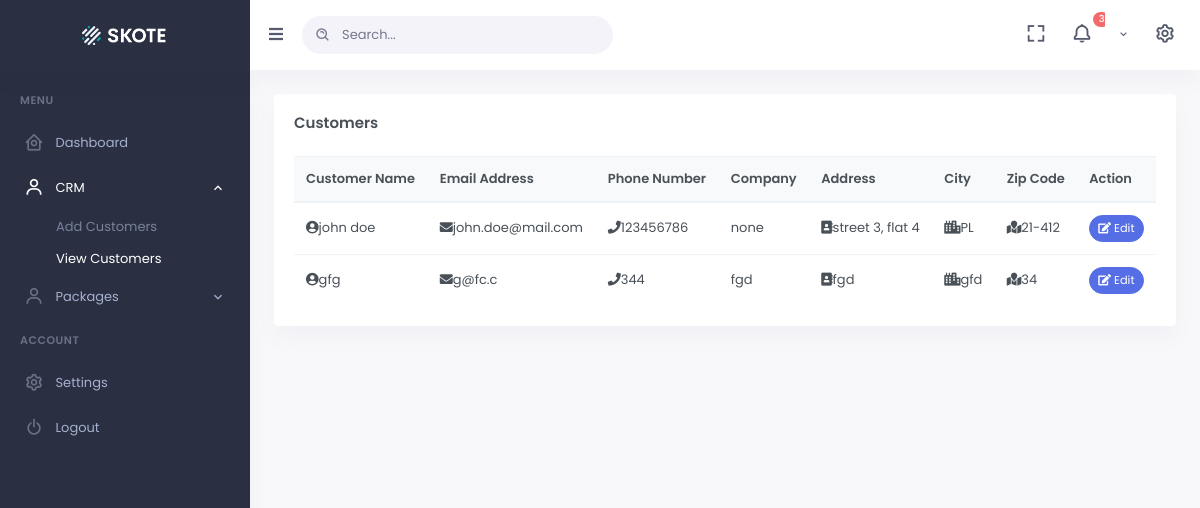
/crm/view/customer/ (signed in), run on the app's committed database.
### Lollipop_CRM/models.py (models this page shows, shortened)
class Customer(models.Model):
    customer_name = models.CharField(max_length=50)
    phone_number = models.CharField(max_length=50)
    company = models.CharField(max_length=50)
    address = models.CharField(max_length=200)
    customer_zip = models.CharField(max_length=50)
    city = models.CharField(max_length=50)
    email_address = models.CharField(max_length=50)

### Lollipop_CRM/views.py (the view)
# urls.py: path('view/customer/', views.view_customer, name="View Customer"),
@login_required(login_url='/crm/accounts/login/')
def view_customer(request):
    customers = Customer.objects.all()
    context = {
        'customers': customers
    }
    return render(request, template_name='CRM/view-customers.html', context=context)

### templates/CRM/view-customers.html (shortened to what this page needs)
{% extends 'base.html' %}
{% load static %}
{% block content %}
            <div class="main-content">
                <div class="page-content">
                    <div class="container-fluid">
                        <div class="row">
                            <div class="col-lg-12">
                                <div class="card">
                                    <div class="card-body">
                                        <h4 class="card-title mb-4">Customers</h4>
                                        <div class="table-responsive">
                                            <table class="table table-centered table-nowrap mb-0">
                                                <thead class="thead-light">
                                                    <tr>
                                                        <th>Customer Name</th>
                                                        <th>Email Address</th>
                                                        <th>Phone Number</th>
                                                        <th>Company</th>
                                                        <th>Address</th>
                                                        <th>City</th>
                                                        <th>Zip Code</th>
                                                        <th>Action</th>
                                                    </tr>
                                                </thead>
                                                <tbody>
                                                {% for data in customers%}
                                                    <tr>
                                                        <td><i  class="fa fa-user-circle"></i>{{ data.customer_name }}</td>
                                                        <td><i class="fa fa-envelope"></i>{{ data.email_address }}</td>
                                                        <td><i class="fa fa-phone"></i>{{ data.phone_number }}</td>
                                                        <td>{{ data.company }}</td>
                                                        <td><i class="fa fa-address-book"></i>{{ data.address }}</td>
                                                        <td><i class="fa fa-city"></i>{{ data.city }}</td>
                                                        <td><i class="fa fa-map-marked"></i>{{ data.customer_zip }}</td>
                                                    <td>
                                                         <a href="/admin/Lollipop_CRM/customer/{{ data.pk }}/change/" id="edit-order" class="btn btn-primary btn-sm btn-rounded waves-effect waves-light" style="color: white">
                                                               <i class="fa fa-edit"></i> Edit
                                                            </a>
                                                    </td>
                                                    </tr>
                                                    {% endfor %}
                                                </tbody>
                                            </table>
                                        </div>
                                    </div>
                                </div>
                            </div>
                        </div>
                    </div>
                </div>
            </div>
{% endblock content %}

### templates/base.html (shortened to what this page needs)
<!DOCTYPE html>
{% load static %}
<html lang="en">
<head>
        <link href="{% static 'css/bootstrap.min.css' %}" id="bootstrap-style" rel="stylesheet" type="text/css" />
        <link href="{% static 'css/icons.min.css' %}" rel="stylesheet" type="text/css" />
        <link href="{% static 'css/app.min.css' %}" id="app-style" rel="stylesheet" type="text/css" />
        <link href="{% static 'libs/bootstrap-datepicker/css/bootstrap-datepicker.min.css' %}" rel="stylesheet">
        <link href="{% static 'libs/bootstrap-colorpicker/css/bootstrap-colorpicker.min.css' %}" rel="stylesheet">
        <link href="{% static 'libs/bootstrap-touchspin/jquery.bootstrap-touchspin.min.css' %}" rel="stylesheet" />
<link href="{% static 'libs/select2/css/select2.min.css' %}" rel="stylesheet" type="text/css" />
</head>
<body data-sidebar="dark">
            <header id="page-topbar">
                <div class="navbar-header">
                    <div class="d-flex">
                        <div class="navbar-brand-box">
                            <a href="" class="logo logo-light">
                                <span class="logo-lg">
                                    <img src="../../static/images/logo-light.png" alt="" height="19">
                                </span>
                            </a>
                        </div>
                        <button type="button" class="btn btn-sm px-3 font-size-16 header-item waves-effect" id="vertical-menu-btn">
                            <i class="fa fa-fw fa-bars"></i>
                        </button>
                        <form class="app-search d-none d-lg-block">
                            <div class="position-relative">
                                <input type="text" class="form-control" placeholder="Search...">
                                <span class="bx bx-search-alt"></span>
                            </div>
                        </form>
                    </div>
                    <div class="d-flex">
                        <div class="dropdown d-none d-lg-inline-block ml-1">
                            <button type="button" class="btn header-item noti-icon waves-effect" data-toggle="fullscreen">
                                <i class="bx bx-fullscreen"></i>
                            </button>
                        </div>
                        <div class="dropdown d-inline-block">
                            <button type="button" class="btn header-item noti-icon waves-effect" id="page-header-notifications-dropdown"
                                data-toggle="dropdown" aria-haspopup="true" aria-expanded="false">
                                <i class="bx bx-bell bx-tada"></i>
                                <span class="badge badge-danger badge-pill">3</span>
                            </button>
                        </div>
                        <div class="dropdown d-inline-block">
                            <button type="button" class="btn header-item waves-effect" id="page-header-user-dropdown"
                                data-toggle="dropdown" aria-haspopup="true" aria-expanded="false">
                                <i class="mdi mdi-chevron-down d-none d-xl-inline-block"></i>
                            </button>
                        </div>
                        <div class="dropdown d-inline-block">
                            <button type="button" class="btn header-item noti-icon right-bar-toggle waves-effect">
                                <i class="bx bx-cog bx-spin"></i>
                            </button>
                        </div>
                    </div>
                </div>
            </header>
<div class="vertical-menu">
    <div data-simplebar class="h-100">
{% block sidemenu %}
        <div id="sidebar-menu">
            <ul class="metismenu list-unstyled" id="side-menu">
                <li class="menu-title">Menu</li>
                <li>
                    <a href="#" class="waves-effect">
                        <i class="bx bx-home-circle"></i>
                        <span>Dashboard</span>
                    </a>
                </li>
                <li>
                    <a href="javascript: void(0);" class="has-arrow waves-effect">
                        <i class="bx bx-user"></i>
                        <span>CRM</span>
                    </a>
                    <ul class="sub-menu" aria-expanded="false">
                        <li><a href="/crm/add/customer/">Add Customers</a></li>
                        <li><a href="/crm/view/customer/">View Customers</a></li>
                    </ul>
                </li>
                 <li>
                    <a href="javascript: void(0);" class="has-arrow waves-effect">
                        <i class="bx bx-user"></i>
                        <span>Packages</span>
                    </a>
                </li>
                <li class="menu-title">Account</li>
                  <li>
                    <a href="/admin/password_change/" class="waves-effect">
                        <i class="bx bx-cog"></i>
                        <span>Settings</span>
                    </a>
                </li>
                <li>
                    <a href="/crm/logout" class="waves-effect">
                        <i class="bx bx-power-off"></i>
                        <span>Logout</span>
                    </a>
                </li>
            </ul>
        </div>
        {% endblock sidemenu %}
    </div>
</div>
{% block content %}
{% endblock content %}
</body>
</html>

### data on the page
Customer: customer_name "john doe", email_address "john.doe@mail.com", phone_number "123456786", company "none", address "street 3, flat 4", city "PL", customer_zip "21-412"
Customer: customer_name "gfg", email_address "g@fc.c", phone_number "344", company "fgd", address "fgd", city "gfd", customer_zip "34"
